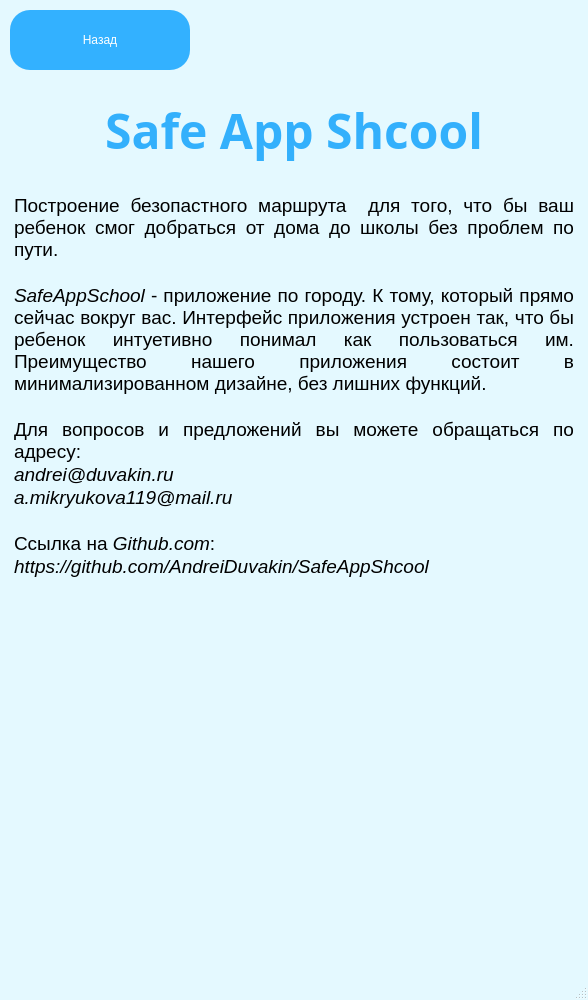
<?xml version="1.0" encoding="UTF-8"?>
<ui version="4.0">
 <class>MainWindow</class>
 <widget class="QMainWindow" name="MainWindow">
  <property name="geometry">
   <rect>
    <x>0</x>
    <y>0</y>
    <width>588</width>
    <height>1000</height>
   </rect>
  </property>
  <property name="minimumSize">
   <size>
    <width>588</width>
    <height>1000</height>
   </size>
  </property>
  <property name="maximumSize">
   <size>
    <width>588</width>
    <height>1000</height>
   </size>
  </property>
  <property name="windowTitle">
   <string>Информация</string>
  </property>
  <property name="windowIcon">
   <iconset>
    <normaloff>../app_image/info.png</normaloff>../app_image/info.png</iconset>
  </property>
  <property name="styleSheet">
   <string notr="true">QMainWindow {
	background-color: rgb(228, 249, 255);
}
QPushButton {
	background-color: rgb(51, 177, 255);
	border-radius: 20px;
	font: 10pt &quot;Arial&quot;;
	color: rgb(255, 255, 255);
}
QPushButton:hover {
	border-radius: 24px;
	background-color: rgb(52, 202, 232);
}
QPushButton:pressed {
	border-radius: 28px;
	background-color: rgb(0, 222, 0);
}
QTextBrowser {
	border: None;
	background-color: rgb(228, 249, 255);
	font: 87 12pt &quot;Arial&quot;;
}
</string>
  </property>
  <widget class="QWidget" name="centralwidget">
   <widget class="QLabel" name="label">
    <property name="geometry">
     <rect>
      <x>0</x>
      <y>80</y>
      <width>588</width>
      <height>100</height>
     </rect>
    </property>
    <property name="font">
     <font>
      <family>Alba</family>
      <pointsize>36</pointsize>
      <weight>75</weight>
      <bold>true</bold>
     </font>
    </property>
    <property name="styleSheet">
     <string notr="true">QLabel {
	color: rgb(51, 176, 252);
}</string>
    </property>
    <property name="text">
     <string>Safe App Shcool</string>
    </property>
    <property name="textFormat">
     <enum>Qt::PlainText</enum>
    </property>
    <property name="alignment">
     <set>Qt::AlignCenter</set>
    </property>
   </widget>
   <widget class="QPushButton" name="pushButton">
    <property name="geometry">
     <rect>
      <x>10</x>
      <y>10</y>
      <width>180</width>
      <height>60</height>
     </rect>
    </property>
    <property name="text">
     <string>Назад</string>
    </property>
   </widget>
   <widget class="QTextBrowser" name="textBrowser">
    <property name="geometry">
     <rect>
      <x>10</x>
      <y>190</y>
      <width>568</width>
      <height>561</height>
     </rect>
    </property>
    <property name="html">
     <string>&lt;!DOCTYPE HTML PUBLIC &quot;-//W3C//DTD HTML 4.0//EN&quot; &quot;http://www.w3.org/TR/REC-html40/strict.dtd&quot;&gt;
&lt;html&gt;&lt;head&gt;&lt;meta name=&quot;qrichtext&quot; content=&quot;1&quot; /&gt;&lt;style type=&quot;text/css&quot;&gt;
p, li { white-space: pre-wrap; }
&lt;/style&gt;&lt;/head&gt;&lt;body style=&quot; font-family:'Arial'; font-size:12pt; font-weight:80; font-style:normal;&quot;&gt;
&lt;p align=&quot;justify&quot; style=&quot; margin-top:0px; margin-bottom:0px; margin-left:0px; margin-right:0px; -qt-block-indent:0; text-indent:0px;&quot;&gt;&lt;span style=&quot; font-size:14pt;&quot;&gt;Построение безопастного маршрута  для того, что бы ваш ребенок смог добраться от дома до школы без проблем по пути. &lt;/span&gt;&lt;/p&gt;
&lt;p align=&quot;justify&quot; style=&quot;-qt-paragraph-type:empty; margin-top:0px; margin-bottom:0px; margin-left:0px; margin-right:0px; -qt-block-indent:0; text-indent:0px; font-size:14pt;&quot;&gt;&lt;br /&gt;&lt;/p&gt;
&lt;p align=&quot;justify&quot; style=&quot; margin-top:0px; margin-bottom:0px; margin-left:0px; margin-right:0px; -qt-block-indent:0; text-indent:0px;&quot;&gt;&lt;span style=&quot; font-size:14pt; font-style:italic;&quot;&gt;SafeAppSchool&lt;/span&gt;&lt;span style=&quot; font-size:14pt;&quot;&gt; - приложение по городу. К тому, который прямо сейчас вокруг вас. Интерфейс приложения устроен так, что бы ребенок интуетивно понимал как пользоваться им. Преимущество нашего приложения состоит в минимализированном дизайне, без лишних функций.&lt;/span&gt;&lt;/p&gt;
&lt;p align=&quot;justify&quot; style=&quot;-qt-paragraph-type:empty; margin-top:0px; margin-bottom:0px; margin-left:0px; margin-right:0px; -qt-block-indent:0; text-indent:0px; font-size:14pt;&quot;&gt;&lt;br /&gt;&lt;/p&gt;
&lt;p align=&quot;justify&quot; style=&quot; margin-top:0px; margin-bottom:0px; margin-left:0px; margin-right:0px; -qt-block-indent:0; text-indent:0px;&quot;&gt;&lt;span style=&quot; font-size:14pt;&quot;&gt;Для вопросов и предложений вы можете обращаться по адресу:&lt;/span&gt;&lt;/p&gt;
&lt;p align=&quot;justify&quot; style=&quot; margin-top:0px; margin-bottom:0px; margin-left:0px; margin-right:0px; -qt-block-indent:0; text-indent:0px;&quot;&gt;&lt;span style=&quot; font-size:14pt; font-style:italic;&quot;&gt;andrei@duvakin.ru&lt;/span&gt;&lt;/p&gt;
&lt;p align=&quot;justify&quot; style=&quot; margin-top:0px; margin-bottom:0px; margin-left:0px; margin-right:0px; -qt-block-indent:0; text-indent:0px;&quot;&gt;&lt;span style=&quot; font-size:14pt; font-style:italic;&quot;&gt;a.mikryukova119@mail.ru&lt;/span&gt;&lt;/p&gt;
&lt;p align=&quot;justify&quot; style=&quot;-qt-paragraph-type:empty; margin-top:0px; margin-bottom:0px; margin-left:0px; margin-right:0px; -qt-block-indent:0; text-indent:0px; font-size:14pt;&quot;&gt;&lt;br /&gt;&lt;/p&gt;
&lt;p align=&quot;justify&quot; style=&quot; margin-top:0px; margin-bottom:0px; margin-left:0px; margin-right:0px; -qt-block-indent:0; text-indent:0px;&quot;&gt;&lt;span style=&quot; font-size:14pt;&quot;&gt;Ссылка на &lt;/span&gt;&lt;span style=&quot; font-size:14pt; font-style:italic;&quot;&gt;Github.com&lt;/span&gt;&lt;span style=&quot; font-size:14pt;&quot;&gt;:&lt;/span&gt;&lt;/p&gt;
&lt;p align=&quot;justify&quot; style=&quot; margin-top:0px; margin-bottom:0px; margin-left:0px; margin-right:0px; -qt-block-indent:0; text-indent:0px;&quot;&gt;&lt;span style=&quot; font-size:14pt; font-style:italic;&quot;&gt;https://github.com/AndreiDuvakin/SafeAppShcool&lt;/span&gt;&lt;/p&gt;&lt;/body&gt;&lt;/html&gt;</string>
    </property>
   </widget>
  </widget>
  <widget class="QStatusBar" name="statusbar"/>
 </widget>
 <resources/>
 <connections/>
</ui>
